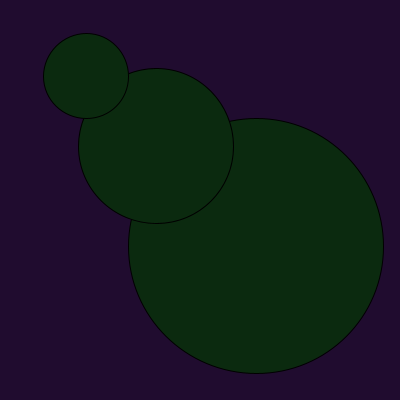
Frame 1 (no input)
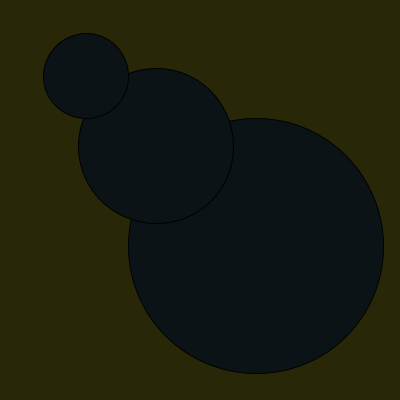
Frame 60 (the mouse pressed at the canvas centre just before this capture)
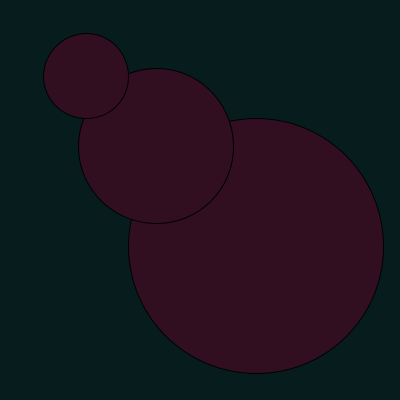
Frame 120 (the mouse held since frame 60 and released just before this capture)

The Processing sketch that drew these frames (run headless with seeded random() and noise(); from frame 60 on, the mouse is pressed at the canvas centre):

// Processing sketch: processing_183764
// ── processing_183764.pde

void setup () { 

  size (400,400);}

void draw () {
    background(random(0,50), random(0,50),random(0,50));

fill(random(0,50), random(0,50), random(0,50));
ellipse(256, 246, 255, 255);
ellipse(156, 146, 155, 155);
ellipse(86, 76, 85, 85);
}
